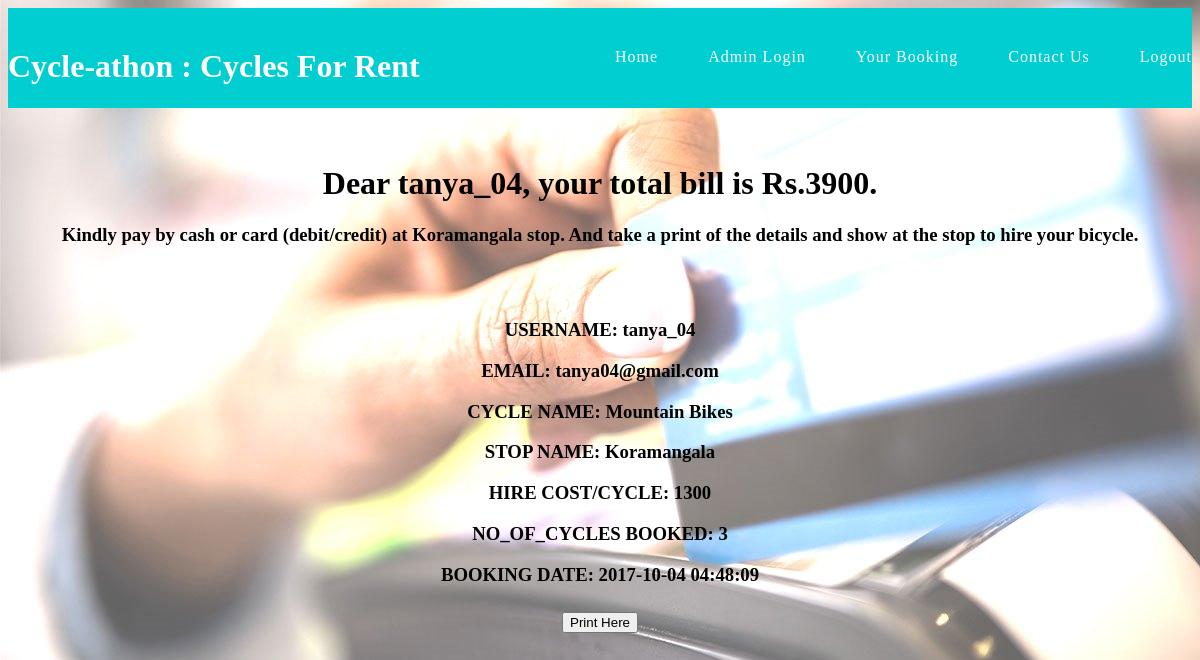
Page /pay.php?username=tanya_04 (signed in) on the committed database.
### tables this page shows
CREATE TABLE `users` (
  `id` int(11) NOT NULL,
  `username` varchar(100) NOT NULL,
  `email` varchar(100) NOT NULL,
  `password` varchar(100) NOT NULL,
  `cycle_id` int(11) NOT NULL DEFAULT '3',
  `stop_id` int(11) NOT NULL DEFAULT '5',
  `no_of_cycles` int(11) NOT NULL DEFAULT '2',
  `bdate` timestamp NULL DEFAULT CURRENT_TIMESTAMP
);

CREATE TABLE `cycles` (
  `cycle_id` int(11) NOT NULL,
  `cycle_name` varchar(255) NOT NULL,
  `image` text NOT NULL,
  `hire_cost` int(11) NOT NULL,
  `status` varchar(255) NOT NULL DEFAULT 'Available'
);

CREATE TABLE `stops` (
  `stop_id` int(11) NOT NULL,
  `sname` varchar(255) NOT NULL,
  `sphone` int(11) NOT NULL,
  `s_status` varchar(255) NOT NULL DEFAULT 'Open'
);

### pay.php (the view, shortened to what this page needs)
<!DOCTYPE html>
<html>
<head>
	<?php
			include 'header1.php';
	?>
	<link rel="stylesheet" type="text/css" href="css/home_style.css">
</head>
<body background = pay.jpg>
<?php
						include 'config.php';
						$sql_query = "SELECT id,username,hire_cost,email,cycle_name,sname,no_of_cycles,bdate FROM users,cycles,stops WHERE username = '$_GET[username]' and users.cycle_id = cycles.cycle_id and users.stop_id = stops.stop_id";
						$result = mysqli_query($con,$sql_query);
                        $row = mysqli_fetch_array($result);
      		?>
<br/><br/>
<h1 align="center">Dear <?php echo $row['username']?>, your total bill is <?php echo "Rs.".$row['no_of_cycles']*$row['hire_cost']?>.</h1>
<h3 align="center">Kindly pay by cash or card (debit/credit) at <?php echo $row['sname']?> stop. And take a print of the details and show at the stop to hire your bicycle.</h3><br/><br/>
<h3 align="center">USERNAME: <?php echo $row['username']?></h3>
<h3 align="center">EMAIL: <?php echo $row['email']?></h3>
<h3 align="center">CYCLE NAME: <?php echo $row['cycle_name']?></h3>
<h3 align="center">STOP NAME: <?php echo $row['sname']?></h3>
<h3 align="center">HIRE COST/CYCLE: <?php echo $row['hire_cost']?></h3>
<h3 align="center">NO_OF_CYCLES BOOKED: <?php echo $row['no_of_cycles']?></h3>
<h3 align="center">BOOKING DATE: <?php echo $row['bdate']?></h3>
					<h2><div style=text-align:center><input type="submit" onclick="window.print()" value="Print Here" /><div></h2>
</html>

### css/home_style.css (style rules this page uses)
body { background-color: azure; }
* { box-sizing: border-box; }

### rows in the picture
users: username "tanya_04", $row['no_of_cycles']*$row['hire_cost'] "3900", stop.sname "Koramangala", email "tanya04@gmail.com", cycle.cycle_name "Mountain Bikes", cycle.hire_cost "1300", no_of_cycles "3", bdate "2017-10-04 04:48:09"
